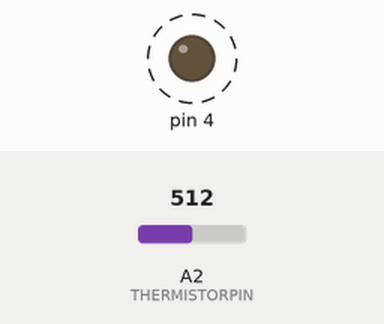
This sketch was run on a simulated Arduino Uno, built with avr-gcc and run on an emulated ATmega328P. Shown: output pins drawn as LEDs (lit = HIGH). Dashed ring = blinking. The inputs (shaded band) are chosen by the test bench; at power-on: A2 (THERMISTORPIN) = 512. What the sketch prints to the serial monitor is not drawn.

Above: at 1.2 s.
1.3 s: A2 (THERMISTORPIN) set to 1023
Timing chart, 0 to 10.3 s (numbered marks = the images above; inputs shaded):
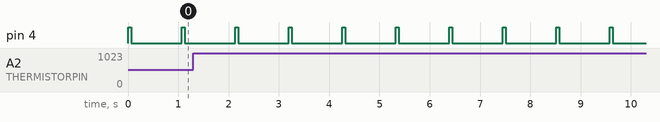

Measured:
- by itself, pin 4: alternates HIGH for 0.06 s and LOW for 1.0 s

The sketch:

FIO_Xbee_Thermistor.ino
```cpp
// which analog pin to connect
#define THERMISTORPIN A2
// resistance at 25 degrees C
#define THERMISTORNOMINAL 343000
// temp. for nominal resistance (almost always 25 C)
#define TEMPERATURENOMINAL 0
// how many samples to take and average, more takes longer
// but is more 'smooth'
#define NUMSAMPLES 5
// The beta coefficient of the thermistor (usually 3000-4000)
#define BCOEFFICIENT 4194
// the value of the 'other' resistor
#define SERIESRESISTOR 22000

int samples[NUMSAMPLES];

void setup(void) {
  Serial.begin(57600);
  analogReference(EXTERNAL);
  pinMode(4, OUTPUT);
}

void loop(void) {
  uint8_t i;
  float average;

  // take N samples in a row, with a slight delay
  digitalWrite(4, HIGH);
  delay(10);
  for (i=0; i< NUMSAMPLES; i++) {
   samples[i] = analogRead(THERMISTORPIN);
   delay(10);
  }
 digitalWrite(4, LOW);

 // average all the samples out
  average = 0;
  for (i=0; i< NUMSAMPLES; i++) {
     average += samples[i];
  }
  average /= NUMSAMPLES;

  Serial.print("Average analog reading ");
  Serial.println(average);

  // convert the value to resistance
  average = 1023 / average - 1;
  average = SERIESRESISTOR / average;
  Serial.print("Thermistor resistance ");
  Serial.println(average);

  float steinhart;
  steinhart = average / THERMISTORNOMINAL;     // (R/Ro)
  steinhart = log(steinhart);                  // ln(R/Ro)
  steinhart /= BCOEFFICIENT;                   // 1/B * ln(R/Ro)
  steinhart += 1.0 / (TEMPERATURENOMINAL + 273.15); // + (1/To)
  steinhart = 1.0 / steinhart;                 // Invert
  steinhart -= 273.15;                         // convert to C

  Serial.print("Temperature ");
  Serial.print(steinhart);
  Serial.println(" *C");

  delay(1000);
}
```
